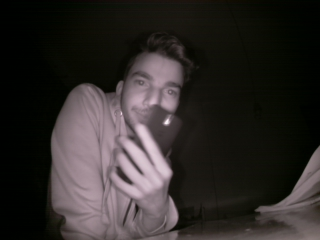
#> input picture image_enhancement/image1.jpg, 320 x 240 px
$ python test1.py
#> lines starting #> are read from the running program, lines starting #| are printed output that depends on the picture; after the words box and inside, x2 and y2 are one past the last pixel; in counts of white or black regions, pixels touching at a corner belong together
import cv2
import numpy as np
from matplotlib import pyplot as plt

img = cv2.imread('image1.jpg',0)
#> img: shape (240, 320); min 0, max 241, mean 43.9
equ = cv2.equalizeHist(img) #tried to see if histogram equalizing improved edge detecting efficiency and results are good.
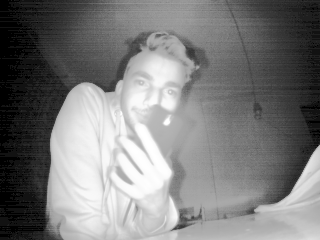
#> equ: shape (240, 320); min 0, max 255, mean 124.4
cv2.imwrite('img2.jpg',equ)
cv2.imwrite('img1.jpg',img)
'''
#histogram visualizing

hist,bins = np.histogram(equ.flatten(),256,[0,256])
cdf = hist.cumsum()
cdf_normalized = cdf * hist.max()/ cdf.max()
plt.plot(cdf_normalized, color = 'b')
plt.plot(cdf_normalized, color = 'b')
plt.hist(equ.flatten(),256,[0,256], color = 'r')
plt.xlim([0,256])
plt.legend(('cdf','histogram'), loc = 'upper left')
plt.show()
'''

edges = cv2.Canny(equ,100,200) #edge is detected from histogram equalized image
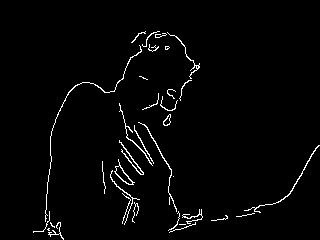
#> edges: shape (240, 320); 2.3% white in thin lines or dots, all inside (x1, y1, x2, y2) = (33, 31, 320, 240)
dst = cv2.add(img,edges) #result is added to original image as the histogram equalized image has blown out whites
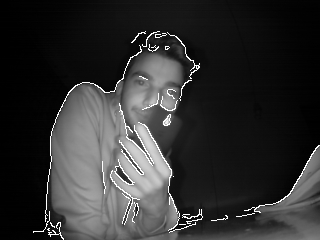
#> dst: shape (240, 320); min 0, max 255, mean 48.3

plt.subplot(131),plt.imshow(img,cmap='gray')
plt.title('Original Image'), plt.xticks([]), plt.yticks([])
plt.subplot(132),plt.imshow(edges,cmap='gray')
plt.title('Edge Image'), plt.xticks([]), plt.yticks([])
plt.subplot(133),plt.imshow(dst,cmap='gray')
plt.title('overlap Image'), plt.xticks([]), plt.yticks([])
plt.show()
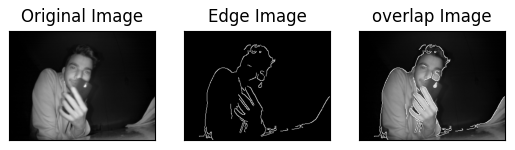
#> figure drawn by matplotlib, 3 panels
